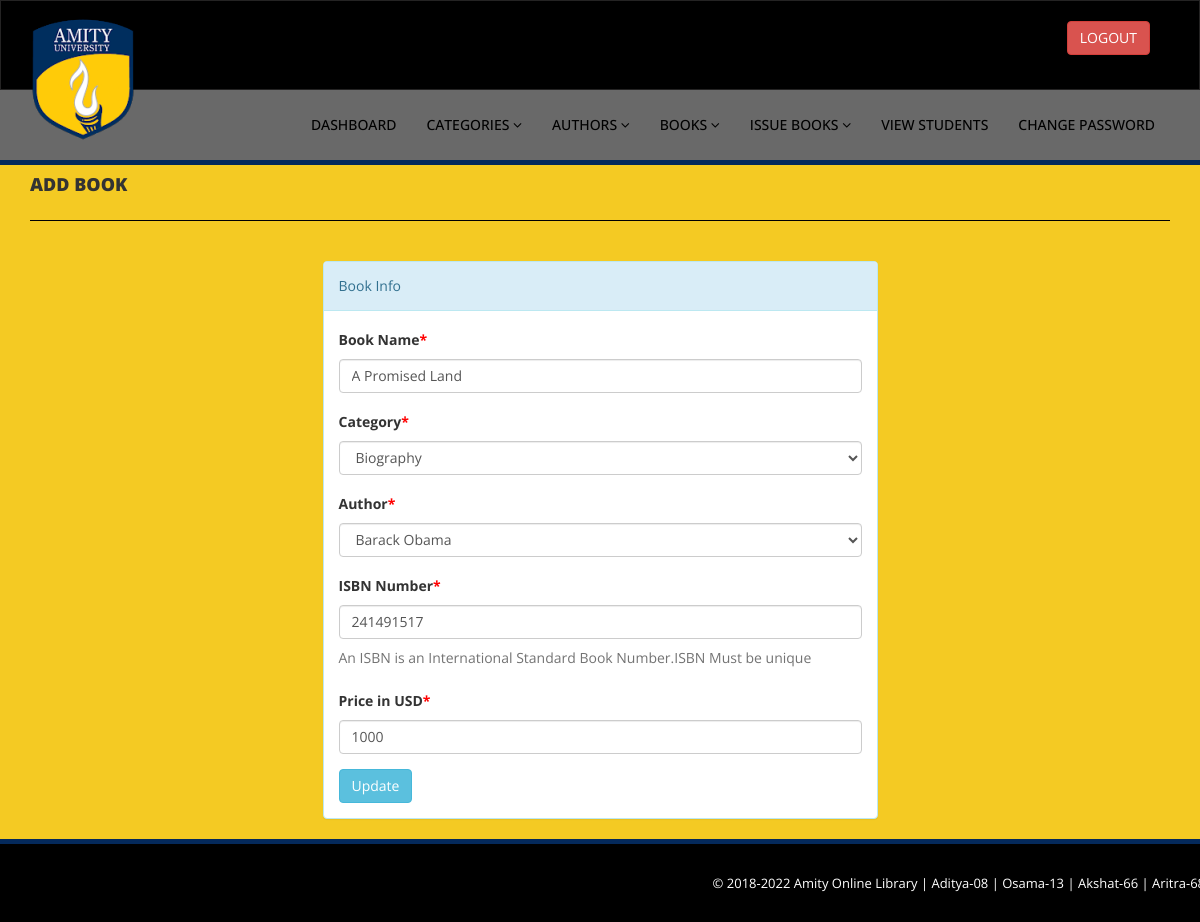
Screenshot of /admin/edit-book.php?bookid=1 (signed in) with the database file from the repository.
### tables this page shows
CREATE TABLE `tblbooks` (
  `id` int(100) NOT NULL,
  `BookName` varchar(255) DEFAULT NULL,
  `CatId` int(11) DEFAULT NULL,
  `AuthorId` int(11) DEFAULT NULL,
  `ISBNNumber` int(13) DEFAULT NULL,
  `BookPrice` int(11) DEFAULT NULL,
  `RegDate` timestamp NULL DEFAULT current_timestamp(),
  `UpdationDate` timestamp NULL DEFAULT NULL ON UPDATE current_timestamp()
);

CREATE TABLE `tblcategory` (
  `id` int(100) NOT NULL,
  `CategoryName` varchar(150) DEFAULT NULL,
  `Status` int(1) DEFAULT NULL,
  `CreationDate` timestamp NULL DEFAULT current_timestamp(),
  `UpdationDate` timestamp NULL DEFAULT '0000-00-00 00:00:00' ON UPDATE current_timestamp()
);

CREATE TABLE `tblauthors` (
  `id` int(100) NOT NULL,
  `AuthorName` varchar(159) DEFAULT NULL,
  `creationDate` timestamp NULL DEFAULT current_timestamp(),
  `UpdationDate` timestamp NULL DEFAULT NULL ON UPDATE current_timestamp()
);

### admin/edit-book.php (the view, shortened to what this page needs)
<?php
include('includes/config.php');
if(strlen($_SESSION['alogin'])==0)
    {
header('location:index.php');
}
else{
?>
<!DOCTYPE html>
<html xmlns="http://www.w3.org/1999/xhtml">
<head>
    <link href="assets/css/bootstrap.css" rel="stylesheet" />
    <link href="assets/css/font-awesome.css" rel="stylesheet" />
    <link href="assets/css/style.css" rel="stylesheet" />
</head>
<body>
<?php include('includes/header.php');?>
    <div class="content-wra
    <div class="content-wrapper">
         <div class="container">
        <div class="row pad-botm">
            <div class="col-md-12">
                <h4 class="header-line">Add Book</h4>
                            </div>
</div>
<div class="row">
<div class="col-md-6 col-sm-6 col-xs-12 col-md-offset-3"">
<div class="panel panel-info">
<div class="panel-heading">
Book Info
</div>
<div class="panel-body">
<form role="form" method="post">
<?php
$bookid=intval($_GET['bookid']);
$sql = "SELECT tblbooks.BookName,tblcategory.CategoryName,tblcategory.id as cid,tblauthors.AuthorName,tblauthors.id as athrid,tblbooks.ISBNNumber,tblbooks.BookPrice,tblbooks.id as bookid from  tblbooks join tblcategory on tblcategory.id=tblbooks.CatId join tblauthors on tblauthors.id=tblbooks.AuthorId where tblbooks.id=:bookid";
$query = $dbh -> prepare($sql);
$query->bindParam(':bookid',$bookid,PDO::PARAM_STR);
$query->execute();
$results=$query->fetchAll(PDO::FETCH_OBJ);
if($query->rowCount() > 0)
{
foreach($results as $result)
{               ?>
<div class="form-group">
<label>Book Name<span style="color:red;">*</span></label>
<input class="form-control" type="text" name="bookname" value="<?php echo htmlentities($result->BookName);?>" required />
</div>
<div class="form-group">
<label> Category<span style="color:red;">*</span></label>
<select class="form-control" name="category" required="required">
<option value="<?php echo htmlentities($result->cid);?>"> <?php echo htmlentities($catname=$result->CategoryName);?></option>
</select>
</div>
<div class="form-group">
<label> Author<span style="color:red;">*</span></label>
<select class="form-control" name="author" required="required">
<option value="<?php echo htmlentities($result->athrid);?>"> <?php echo htmlentities($athrname=$result->AuthorName);?></option>
</select>
</div>
<div class="form-group">
<label>ISBN Number<span style="color:red;">*</span></label>
<input class="form-control" type="text" name="isbn" value="<?php echo htmlentities($result->ISBNNumber);?>"  required="required" />
<p class="help-block">An ISBN is an International Standard Book Number.ISBN Must be unique</p>
</div>
 <div class="form-group">
 <label>Price in USD<span style="color:red;">*</span></label>
 <input class="form-control" type="text" name="price" value="<?php echo htmlentities($result->BookPrice);?>"   required="required" />
 </div>
 <?php }} ?>
<button type="submit" name="update" class="btn btn-info">Update </button>
                                    </form>
                            </div>
                        </div>
                            </div>
        </div>
    </div>
    </div>
  <?php include('includes/footer.php');?>
</body>
</html>
<?php } ?>

### admin/assets/css/style.css (style rules this page uses)
.header-line { font-weight:900; padding-bottom:25px; border-bottom:1px solid black; text-transform:uppercase; }
.pad-botm { padding-bottom:30px; }

### rows the page displays
tblbooks: bookname "A Promised Land", category "Biography", author "Barack Obama", isbn "241491517", price "1000"
